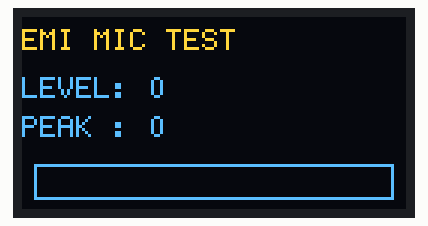
Recording of a sketch running on a simulated ESP32. On the bench: 128×64 one-colour display. The OLED is the two-colour kind (top 16 rows yellow); I2S audio is not simulated (input reads silence); what the sketch prints to the serial monitor is not drawn.

Above: at 0.9 s.

The sketch:

mic_i2s_test.ino
```cpp
#include <Arduino.h>
#include <Wire.h>
#include <U8g2lib.h>
#include "driver/i2s.h"

// ============================================================
// EMI - I2S Microphone + OLED Test
// ESP32 DevKit V1
//
// OLED wiring:
//   OLED VCC -> ESP32 3V3
//   OLED GND -> ESP32 GND
//   OLED SCL -> GPIO 22
//   OLED SDA -> GPIO 21
//
// Microphone wiring:
//   Mic GND     -> ESP32 GND
//   Mic VCC/VDD -> ESP32 3V3
//   Mic L/R     -> ESP32 GND
//   Mic WS      -> GPIO 25
//   Mic SCK     -> GPIO 26
//   Mic SD/SA   -> GPIO 32
//
// The OLED shows:
// - live microphone LEVEL number
// - live PEAK number
// - a large horizontal sound bar
//
// Serial output is also available at 115200 baud.
// ============================================================

static const i2s_port_t I2S_PORT = I2S_NUM_0;

static const int PIN_I2S_WS  = 25;
static const int PIN_I2S_SCK = 26;
static const int PIN_I2S_SD  = 32;

static const int PIN_OLED_SDA = 21;
static const int PIN_OLED_SCL = 22;

static const int SAMPLE_RATE = 16000;
static const int SAMPLE_COUNT = 256;

// Adjust this only if the bar is always tiny or always full.
static const uint32_t DISPLAY_LEVEL_MAX = 1200;

int32_t samples[SAMPLE_COUNT];

U8G2_SH1106_128X64_NONAME_F_HW_I2C display(
  U8G2_R0,
  U8X8_PIN_NONE
);

void setupI2SMicrophone() {
  i2s_config_t i2sConfig = {};

  i2sConfig.mode =
    (i2s_mode_t)(
      I2S_MODE_MASTER |
      I2S_MODE_RX
    );

  i2sConfig.sample_rate = SAMPLE_RATE;
  i2sConfig.bits_per_sample = I2S_BITS_PER_SAMPLE_32BIT;
  i2sConfig.channel_format = I2S_CHANNEL_FMT_ONLY_LEFT;
  i2sConfig.communication_format = I2S_COMM_FORMAT_STAND_I2S;
  i2sConfig.intr_alloc_flags = ESP_INTR_FLAG_LEVEL1;
  i2sConfig.dma_buf_count = 8;
  i2sConfig.dma_buf_len = 128;
  i2sConfig.use_apll = false;
  i2sConfig.tx_desc_auto_clear = false;
  i2sConfig.fixed_mclk = 0;

  i2s_pin_config_t pinConfig = {};

  pinConfig.bck_io_num = PIN_I2S_SCK;
  pinConfig.ws_io_num = PIN_I2S_WS;
  pinConfig.data_out_num = I2S_PIN_NO_CHANGE;
  pinConfig.data_in_num = PIN_I2S_SD;

  esp_err_t result =
    i2s_driver_install(
      I2S_PORT,
      &i2sConfig,
      0,
      nullptr
    );

  if (result != ESP_OK) {
    Serial.print("i2s_driver_install failed: ");
    Serial.println((int)result);

    display.clearBuffer();
    display.setFont(u8g2_font_6x12_tf);
    display.drawStr(0, 15, "I2S install failed");
    display.sendBuffer();

    while (true) {
      delay(1000);
    }
  }

  result =
    i2s_set_pin(
      I2S_PORT,
      &pinConfig
    );

  if (result != ESP_OK) {
    Serial.print("i2s_set_pin failed: ");
    Serial.println((int)result);

    display.clearBuffer();
    display.setFont(u8g2_font_6x12_tf);
    display.drawStr(0, 15, "I2S pin failed");
    display.sendBuffer();

    while (true) {
      delay(1000);
    }
  }

  i2s_zero_dma_buffer(I2S_PORT);
}

void drawMicDisplay(uint32_t level, uint32_t peak) {
  uint32_t clippedLevel =
    min(level, DISPLAY_LEVEL_MAX);

  int barWidth =
    map(
      clippedLevel,
      0,
      DISPLAY_LEVEL_MAX,
      0,
      118
    );

  display.clearBuffer();

  display.setFont(u8g2_font_6x12_tf);
  display.drawStr(0, 11, "EMI MIC TEST");

  display.setCursor(0, 27);
  display.print("LEVEL: ");
  display.print(level);

  display.setCursor(0, 40);
  display.print("PEAK : ");
  display.print(peak);

  display.drawFrame(4, 49, 120, 12);

  if (barWidth > 0) {
    display.drawBox(
      5,
      50,
      barWidth,
      10
    );
  }

  display.sendBuffer();
}

void setup() {
  Serial.begin(115200);
  delay(500);

  Wire.begin(
    PIN_OLED_SDA,
    PIN_OLED_SCL
  );

  display.begin();

  // Lower than the OLED's very bright default.
  display.setContrast(100);

  display.clearBuffer();
  display.setFont(u8g2_font_6x12_tf);
  display.drawStr(0, 15, "EMI MIC TEST");
  display.drawStr(0, 31, "Starting...");
  display.sendBuffer();

  Serial.println();
  Serial.println("EMI I2S microphone + OLED test starting...");
  Serial.println("Speak, clap, or tap near the microphone.");
  Serial.println();

  setupI2SMicrophone();

  delay(300);
}

void loop() {
  size_t bytesRead = 0;

  esp_err_t result =
    i2s_read(
      I2S_PORT,
      samples,
      sizeof(samples),
      &bytesRead,
      portMAX_DELAY
    );

  if (result != ESP_OK) {
    Serial.print("I2S read error: ");
    Serial.println((int)result);
    delay(100);
    return;
  }

  int sampleCount =
    bytesRead /
    sizeof(int32_t);

  if (sampleCount <= 0) {
    return;
  }

  // Most 24-bit I2S microphones place the useful sample
  // inside a 32-bit word. Shift away unused low bits.
  int64_t sum = 0;

  for (int i = 0; i < sampleCount; i++) {
    int32_t sample =
      samples[i] >> 8;

    sum += sample;
  }

  int32_t mean =
    (int32_t)(
      sum /
      sampleCount
    );

  uint64_t absSum = 0;
  int32_t peak = 0;

  for (int i = 0; i < sampleCount; i++) {
    int32_t sample =
      (samples[i] >> 8) -
      mean;

    int32_t magnitude =
      abs(sample);

    absSum +=
      (uint32_t)magnitude;

    if (magnitude > peak) {
      peak = magnitude;
    }
  }

  uint32_t level =
    (uint32_t)(
      absSum /
      sampleCount
    );

  Serial.print("level:");
  Serial.print(level);
  Serial.print(" peak:");
  Serial.println(peak);

  drawMicDisplay(
    level,
    (uint32_t)peak
  );

  delay(20);
}
```
